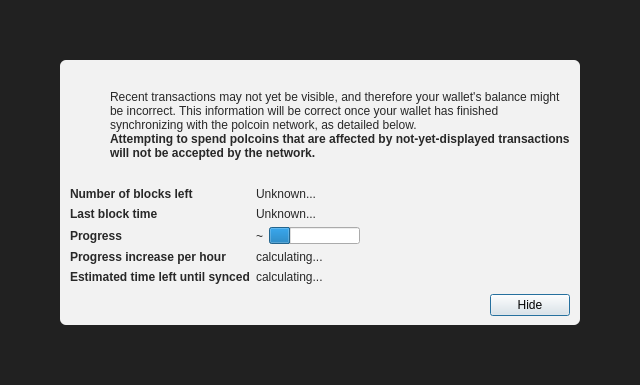
<?xml version="1.0" encoding="UTF-8"?>
<ui version="4.0">
 <class>ModalOverlay</class>
 <widget class="ModalOverlay" name="ModalOverlay">
  <property name="geometry">
   <rect>
    <x>0</x>
    <y>0</y>
    <width>640</width>
    <height>385</height>
   </rect>
  </property>
  <property name="windowTitle">
   <string>Form</string>
  </property>
  <layout class="QVBoxLayout" name="verticalLayout" stretch="0">
   <property name="sizeConstraint">
    <enum>QLayout::SetDefaultConstraint</enum>
   </property>
   <property name="leftMargin">
    <number>0</number>
   </property>
   <property name="topMargin">
    <number>0</number>
   </property>
   <property name="rightMargin">
    <number>0</number>
   </property>
   <property name="bottomMargin">
    <number>0</number>
   </property>
   <item>
    <widget class="QWidget" name="bgWidget" native="true">
     <property name="styleSheet">
      <string notr="true">#bgWidget { background: rgba(0,0,0,220); }</string>
     </property>
     <layout class="QVBoxLayout" name="verticalLayoutMain" stretch="1">
      <property name="leftMargin">
       <number>60</number>
      </property>
      <property name="topMargin">
       <number>60</number>
      </property>
      <property name="rightMargin">
       <number>60</number>
      </property>
      <property name="bottomMargin">
       <number>60</number>
      </property>
      <item>
       <widget class="QWidget" name="contentWidget" native="true">
        <property name="styleSheet">
         <string notr="true">#contentWidget { background: rgba(255,255,255,240); border-radius: 6px; }

QLabel { color: rgb(40,40,40);  }</string>
        </property>
        <layout class="QVBoxLayout" name="verticalLayoutSub" stretch="1,0,0,0">
         <property name="spacing">
          <number>0</number>
         </property>
         <property name="leftMargin">
          <number>10</number>
         </property>
         <property name="topMargin">
          <number>10</number>
         </property>
         <property name="rightMargin">
          <number>10</number>
         </property>
         <property name="bottomMargin">
          <number>10</number>
         </property>
         <item>
          <layout class="QHBoxLayout" name="horizontalLayoutIconText" stretch="0,1">
           <property name="topMargin">
            <number>20</number>
           </property>
           <item>
            <layout class="QVBoxLayout" name="verticalLayoutIcon">
             <property name="leftMargin">
              <number>0</number>
             </property>
             <item>
              <widget class="QPushButton" name="warningIcon">
               <property name="enabled">
                <bool>false</bool>
               </property>
               <property name="text">
                <string/>
               </property>
               <property name="icon">
                <iconset>
                 <normaloff>:/icons/warning</normaloff>
                 <disabledoff>:/icons/warning</disabledoff>:/icons/warning</iconset>
               </property>
               <property name="iconSize">
                <size>
                 <width>48</width>
                 <height>48</height>
                </size>
               </property>
               <property name="flat">
                <bool>true</bool>
               </property>
              </widget>
             </item>
             <item>
              <spacer name="verticalSpacerWarningIcon">
               <property name="orientation">
                <enum>Qt::Vertical</enum>
               </property>
               <property name="sizeHint" stdset="0">
                <size>
                 <width>20</width>
                 <height>40</height>
                </size>
               </property>
              </spacer>
             </item>
            </layout>
           </item>
           <item>
            <layout class="QVBoxLayout" name="verticalLayoutInfoText">
             <property name="leftMargin">
              <number>0</number>
             </property>
             <property name="topMargin">
              <number>0</number>
             </property>
             <item>
              <widget class="QLabel" name="infoText">
               <property name="text">
                <string>Recent transactions may not yet be visible, and therefore your wallet's balance might be incorrect. This information will be correct once your wallet has finished synchronizing with the polcoin network, as detailed below.</string>
               </property>
               <property name="textFormat">
                <enum>Qt::RichText</enum>
               </property>
               <property name="wordWrap">
                <bool>true</bool>
               </property>
              </widget>
             </item>
             <item>
              <widget class="QLabel" name="infoTextStrong">
               <property name="font">
                <font>
                 <weight>75</weight>
                 <bold>true</bold>
                </font>
               </property>
               <property name="text">
                <string>Attempting to spend polcoins that are affected by not-yet-displayed transactions will not be accepted by the network.</string>
               </property>
               <property name="textFormat">
                <enum>Qt::RichText</enum>
               </property>
               <property name="wordWrap">
                <bool>true</bool>
               </property>
              </widget>
             </item>
             <item>
              <spacer name="verticalSpacerInTextSpace">
               <property name="orientation">
                <enum>Qt::Vertical</enum>
               </property>
               <property name="sizeHint" stdset="0">
                <size>
                 <width>20</width>
                 <height>40</height>
                </size>
               </property>
              </spacer>
             </item>
            </layout>
           </item>
          </layout>
         </item>
         <item>
          <spacer name="verticalSpacerAfterText">
           <property name="orientation">
            <enum>Qt::Vertical</enum>
           </property>
           <property name="sizeHint" stdset="0">
            <size>
             <width>20</width>
             <height>40</height>
            </size>
           </property>
          </spacer>
         </item>
         <item>
          <layout class="QFormLayout" name="formLayout">
           <property name="fieldGrowthPolicy">
            <enum>QFormLayout::FieldsStayAtSizeHint</enum>
           </property>
           <property name="horizontalSpacing">
            <number>6</number>
           </property>
           <property name="verticalSpacing">
            <number>6</number>
           </property>
           <property name="topMargin">
            <number>10</number>
           </property>
           <item row="0" column="0">
            <widget class="QLabel" name="labelNumberOfBlocksLeft">
             <property name="font">
              <font>
               <weight>75</weight>
               <bold>true</bold>
              </font>
             </property>
             <property name="text">
              <string>Number of blocks left</string>
             </property>
            </widget>
           </item>
           <item row="0" column="1">
            <widget class="QLabel" name="numberOfBlocksLeft">
             <property name="text">
              <string>Unknown...</string>
             </property>
            </widget>
           </item>
           <item row="1" column="0">
            <widget class="QLabel" name="labelLastBlockTime">
             <property name="font">
              <font>
               <weight>75</weight>
               <bold>true</bold>
              </font>
             </property>
             <property name="text">
              <string>Last block time</string>
             </property>
            </widget>
           </item>
           <item row="1" column="1">
            <widget class="QLabel" name="newestBlockDate">
             <property name="sizePolicy">
              <sizepolicy hsizetype="Maximum" vsizetype="Preferred">
               <horstretch>0</horstretch>
               <verstretch>0</verstretch>
              </sizepolicy>
             </property>
             <property name="text">
              <string>Unknown...</string>
             </property>
            </widget>
           </item>
           <item row="2" column="0">
            <widget class="QLabel" name="labelSyncDone">
             <property name="font">
              <font>
               <weight>75</weight>
               <bold>true</bold>
              </font>
             </property>
             <property name="text">
              <string>Progress</string>
             </property>
            </widget>
           </item>
           <item row="2" column="1">
            <layout class="QHBoxLayout" name="horizontalLayoutSync" stretch="0,1">
             <item>
              <widget class="QLabel" name="percentageProgress">
               <property name="text">
                <string notr="true">~</string>
               </property>
              </widget>
             </item>
             <item>
              <widget class="QProgressBar" name="progressBar">
               <property name="value">
                <number>24</number>
               </property>
               <property name="format">
                <string/>
               </property>
              </widget>
             </item>
            </layout>
           </item>
           <item row="4" column="0">
            <widget class="QLabel" name="labelProgressIncrease">
             <property name="font">
              <font>
               <weight>75</weight>
               <bold>true</bold>
              </font>
             </property>
             <property name="text">
              <string>Progress increase per hour</string>
             </property>
            </widget>
           </item>
           <item row="4" column="1">
            <widget class="QLabel" name="progressIncreasePerH">
             <property name="text">
              <string>calculating...</string>
             </property>
            </widget>
           </item>
           <item row="5" column="0">
            <widget class="QLabel" name="labelEstimatedTimeLeft">
             <property name="font">
              <font>
               <weight>75</weight>
               <bold>true</bold>
              </font>
             </property>
             <property name="text">
              <string>Estimated time left until synced</string>
             </property>
            </widget>
           </item>
           <item row="5" column="1">
            <widget class="QLabel" name="expectedTimeLeft">
             <property name="text">
              <string>calculating...</string>
             </property>
            </widget>
           </item>
          </layout>
         </item>
         <item>
          <layout class="QHBoxLayout" name="horizontalLayoutButtons">
           <property name="leftMargin">
            <number>10</number>
           </property>
           <property name="topMargin">
            <number>10</number>
           </property>
           <item>
            <spacer name="horizontalSpacer">
             <property name="orientation">
              <enum>Qt::Horizontal</enum>
             </property>
             <property name="sizeHint" stdset="0">
              <size>
               <width>40</width>
               <height>20</height>
              </size>
             </property>
            </spacer>
           </item>
           <item>
            <widget class="QPushButton" name="closeButton">
             <property name="text">
              <string>Hide</string>
             </property>
             <property name="focusPolicy">
              <enum>Qt::StrongFocus</enum>
             </property>
             <property name="default">
              <bool>true</bool>
             </property>
            </widget>
           </item>
          </layout>
         </item>
        </layout>
       </widget>
      </item>
     </layout>
    </widget>
   </item>
  </layout>
 </widget>
 <customwidgets>
  <customwidget>
   <class>ModalOverlay</class>
   <extends>QWidget</extends>
   <header>qt/modaloverlay.h</header>
   <container>1</container>
  </customwidget>
 </customwidgets>
 <resources/>
 <connections/>
</ui>
